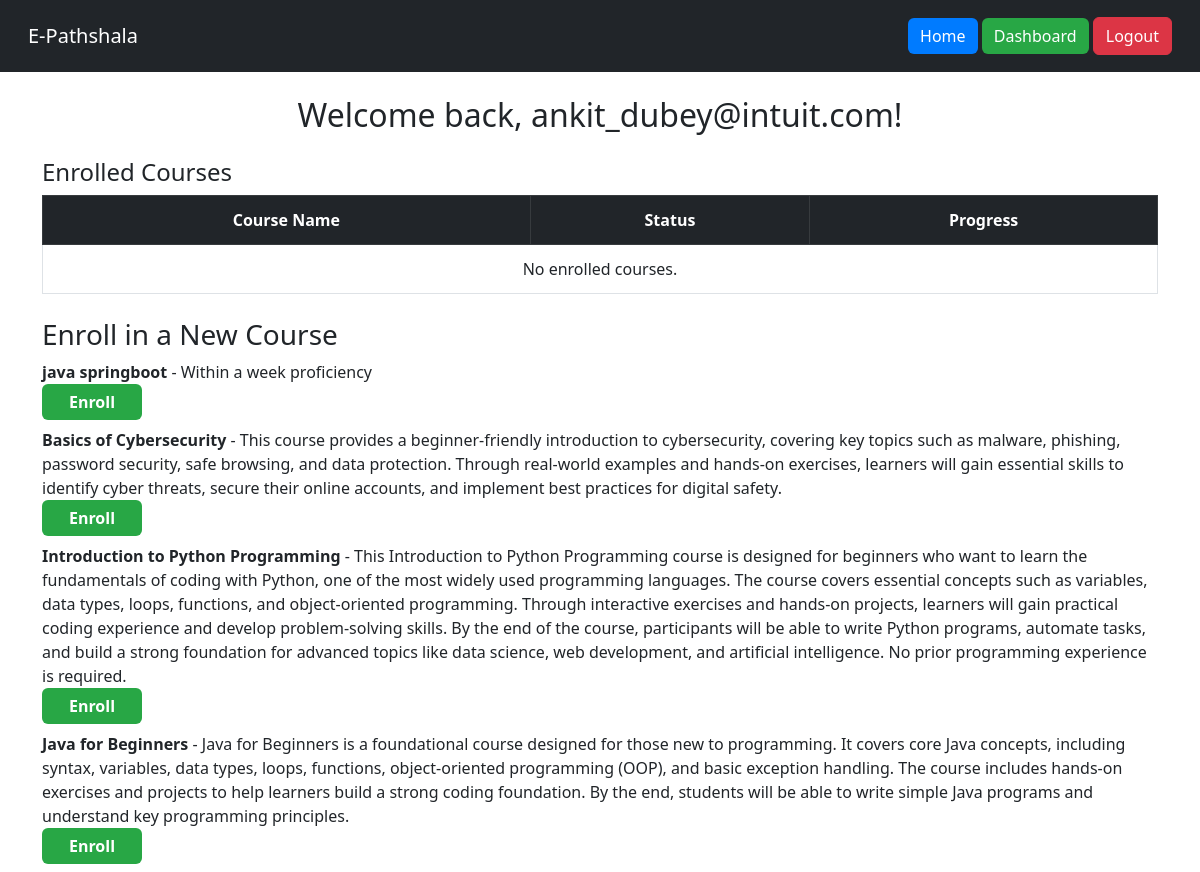
Page /dashboard (signed in) on the earlier database version.
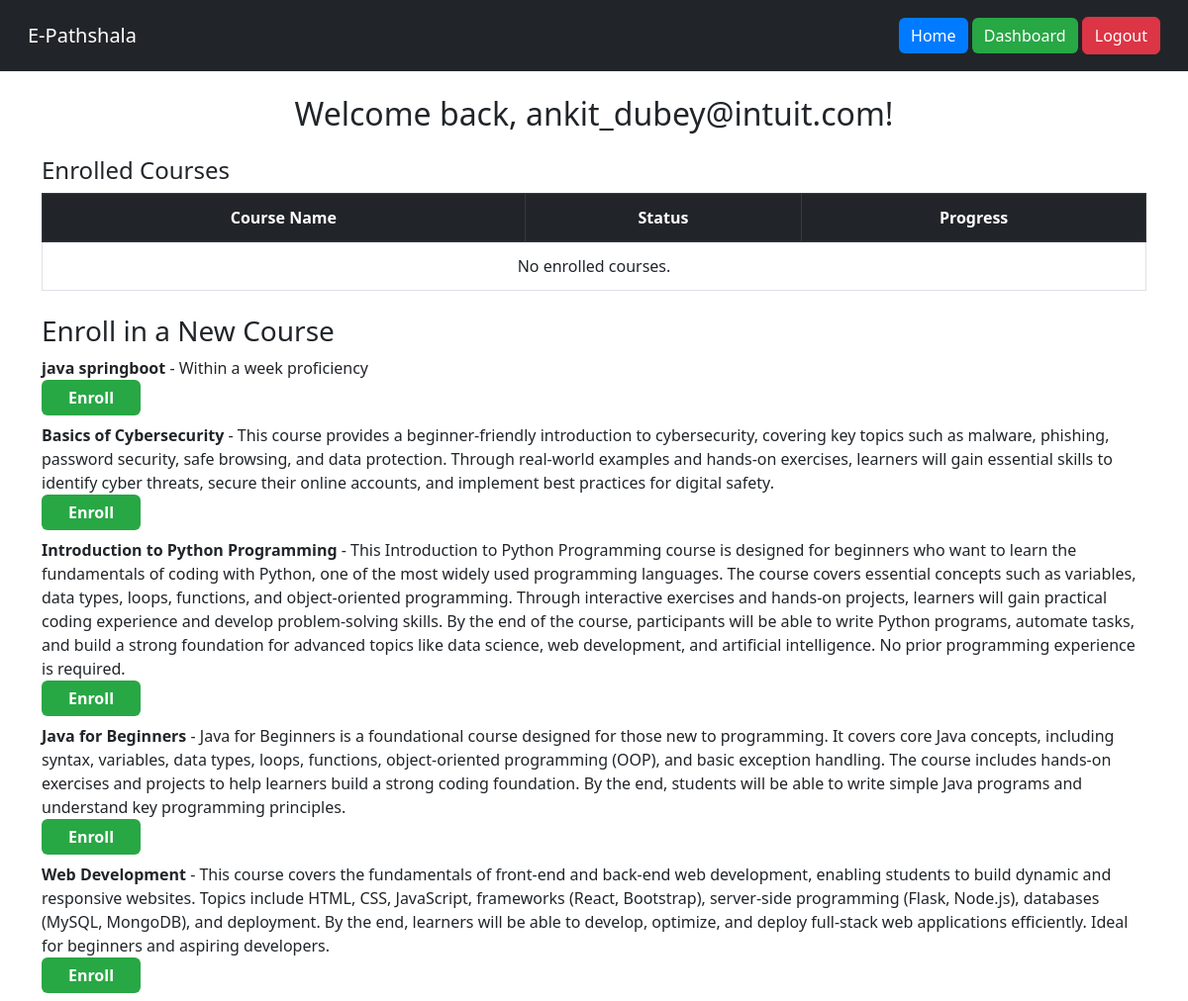
Same page on the later database version.
### app/models.py (models this page shows, shortened)
class User(db.Model):
    __tablename__ = 'user'
    id = db.Column(db.Integer, primary_key=True)
    username = db.Column(db.String(80), unique=True, nullable=False)
    password_hash = db.Column(db.String(128))
    is_instructor = db.Column(db.Boolean, default=False)
    enrollments = db.relationship('Enrollment', back_populates='student')
    posts = db.relationship('Post', backref='author', lazy='dynamic')

class Course(db.Model):
    id = db.Column(db.Integer, primary_key=True)
    title = db.Column(db.String(100), nullable=False)
    description = db.Column(db.String(255), nullable=True)
    instructor_id = db.Column(db.Integer, db.ForeignKey('user.id'))
    instructor = db.relationship('User', backref='courses')
    enrollments = db.relationship('Enrollment', back_populates='course')
    assessments = db.relationship('Assessment', backref='course', lazy='dynamic')
    forums = db.relationship('Forum', backref='course', lazy='dynamic')

### app/routes.py (the view)
@main.route('/dashboard')
def dashboard():
    if 'user_id' not in session:
        flash("Please log in to view this page.")
        return redirect(url_for('main.login'))
    user = User.query.get(session['user_id'])
    if user is None:
        flash('User not found. Please log in again.')
        return redirect(url_for('main.login'))
    if user.is_instructor:
        courses = Course.query.filter_by(instructor_id=user.id).all()
        total_courses = len(courses)
        student_ids = set()
        total_enrollments = 0
        for course in courses:
            enrollments = Enrollment.query.filter_by(course_id=course.id).all()
            total_enrollments += len(enrollments)
            for enrollment in enrollments:
                student_ids.add(enrollment.student_id)
        total_students = len(student_ids)
        return render_template(
            'instructor_dashboard.html',
            user=user,
            courses=courses,
            total_students=total_students,
            total_courses=total_courses,
            total_enrollments=total_enrollments
        )
    else:
        courses_data = [(enrollment.course, enrollment.progress) for enrollment in user.enrollments]
        available_courses = Course.query.filter(Course.id.notin_([en.course_id for en in user.enrollments])).all()
        return render_template(
            'student_dashboard.html',
            user=user,
            courses=courses_data,
            available_courses=available_courses
        )
    return render_template(template, user=user, courses=courses)

### app/templates/student_dashboard.html (shortened to what this page needs)
<!DOCTYPE html>
<html lang="en">
<head>
    <link href="https://cdn.jsdelivr.net/npm/bootstrap@5.3.0/dist/css/bootstrap.min.css" rel="stylesheet">
</head>
<body>
    <nav class="navbar navbar-dark bg-dark p-3">
        <div class="container-fluid">
            <a class="navbar-brand" href="#">E-Pathshala</a>
            <div>
                <a href="/" class="btn btn-primary">Home</a>
                <a href="/dashboard" class="btn btn-success">Dashboard</a>
                <a href="/logout" class="btn btn-danger">Logout</a>
            </div>
        </div>
    </nav>
    {% block content %}
    <div class="container mt-4">
        <h2 class="text-center">Welcome back, {{ user.username }}!</h2>
        <div class="mt-4">
            <h4>Enrolled Courses</h4>
            <table class="table table-bordered mt-2">
                <thead class="table-dark">
                    <tr>
                        <th>Course Name</th>
                        <th>Status</th>
                        <th>Progress</th>
                    </tr>
                </thead>
                <tbody>
                    {% for course, progress in courses %}
                    <tr>
                        <td><strong>{{ course.title }}</strong></td>
                        <td><span class="badge bg-success">Enrolled</span></td>
                        <td>
                            <div class="progress">
                                <div class="progress-bar" style="width: {{ progress }}%;" aria-valuenow="{{ progress }}" aria-valuemin="0" aria-valuemax="100">{{ progress }}%</div>
                            </div>
                        </td>
                    </tr>
                    {% else %}
                    <tr><td colspan="3">No enrolled courses.</td></tr>
                    {% endfor %}
                </tbody>
            </table>
        </div>
        <div class="mt-4">
            <h3>Enroll in a New Course</h3>
            {% for course in available_courses %}
            <div class="mb-2">
                <strong>{{ course.title }}</strong> - {{ course.description }}
                <form action="{{ url_for('main.enroll_in_course', course_id=course.id) }}" method="post">
                    <button type="submit" class="btn btn-enroll">Enroll</button>
                </form>
            </div>
            {% endfor %}
        </div>
    </div>
    {% endblock %}
</body>
</html>

### app/templates/student_dashboard.html (style rules this page uses)
.navbar .btn-primary { background-color: #007bff; border: none; }
.navbar .btn-success { background-color: #28a745; border: none; }
.table th, .table td { padding: 12px; text-align: center; }
.btn-enroll { width: 100px; font-weight: bold; background-color: #28a745; border: none; color: white; }

Differences in the rows shown:
added Course: title "Web Development", description "This course covers the fundamentals of front-end and back-end web development, enabling students to build dynamic and responsive websites. Topics include HTML, CSS, JavaScript, frameworks (React, Bootstrap), server-side programming (Flask, Node.js), databases (MySQL, MongoDB), and deployment. By the end, learners will be able to develop, optimize, and deploy full-stack web applications efficiently. Ideal for beginners and aspiring developers."
